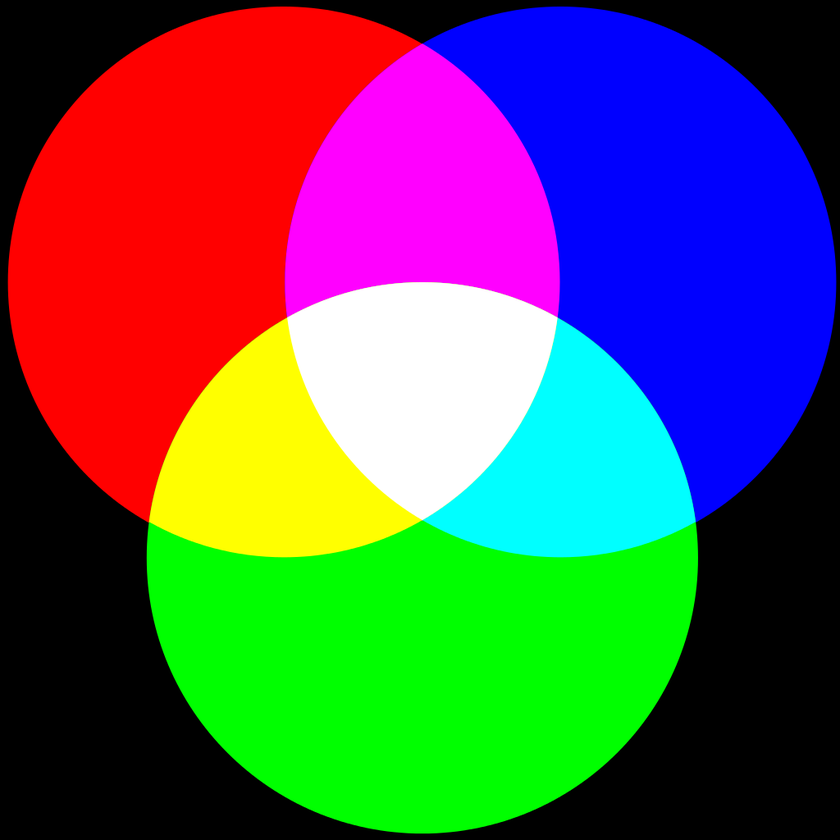
#> input picture Images/RGB.png, 840 x 840 px, shrunk from 1024 x 1024 before the run, found by its file name
$ python Coloured_histogram.py
#> lines starting #> are read from the running program, lines starting #| are printed output that depends on the picture
# import required libraries
import cv2
import numpy as np

# read the input color image
img = cv2.imread('Images\RGB.png')
#> img is the input picture: shape (840, 840, 3); mean B, G, R 86.2, 86.3, 86.3

# split the Blue, Green and Red color channels
blue,green,red = cv2.split(img)
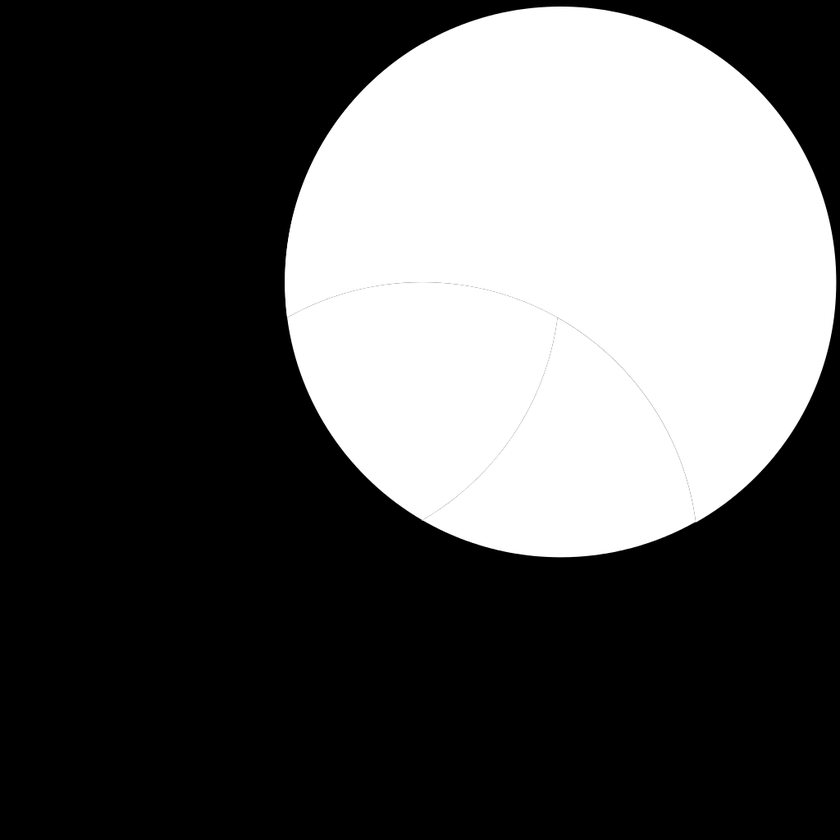
#> blue: shape (840, 840); min 0, max 255, mean 86.2
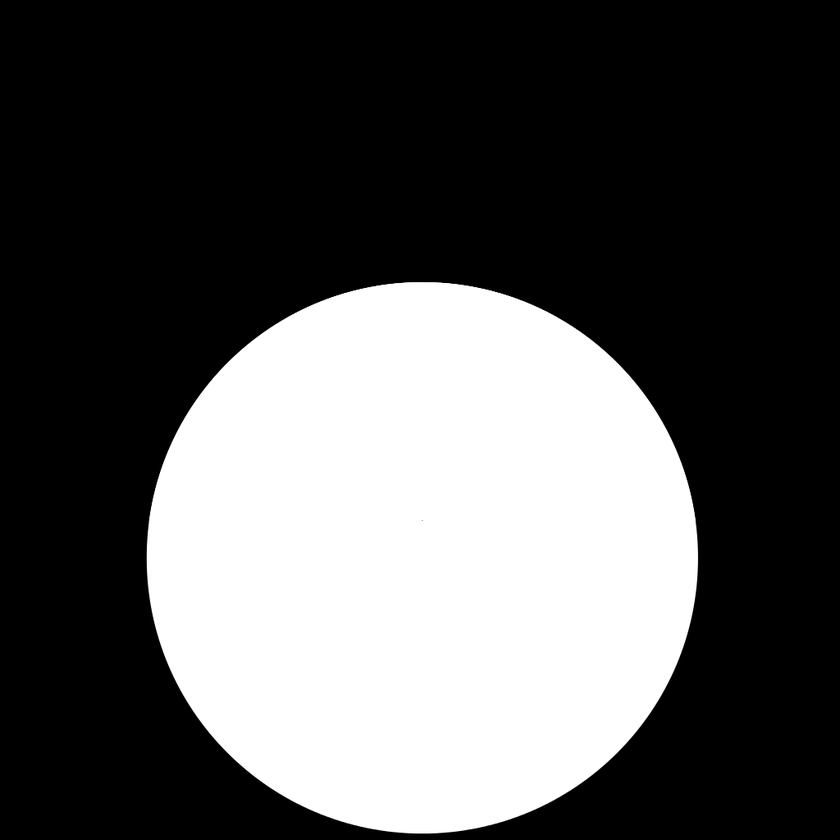
#> green: shape (840, 840); min 0, max 255, mean 86.3
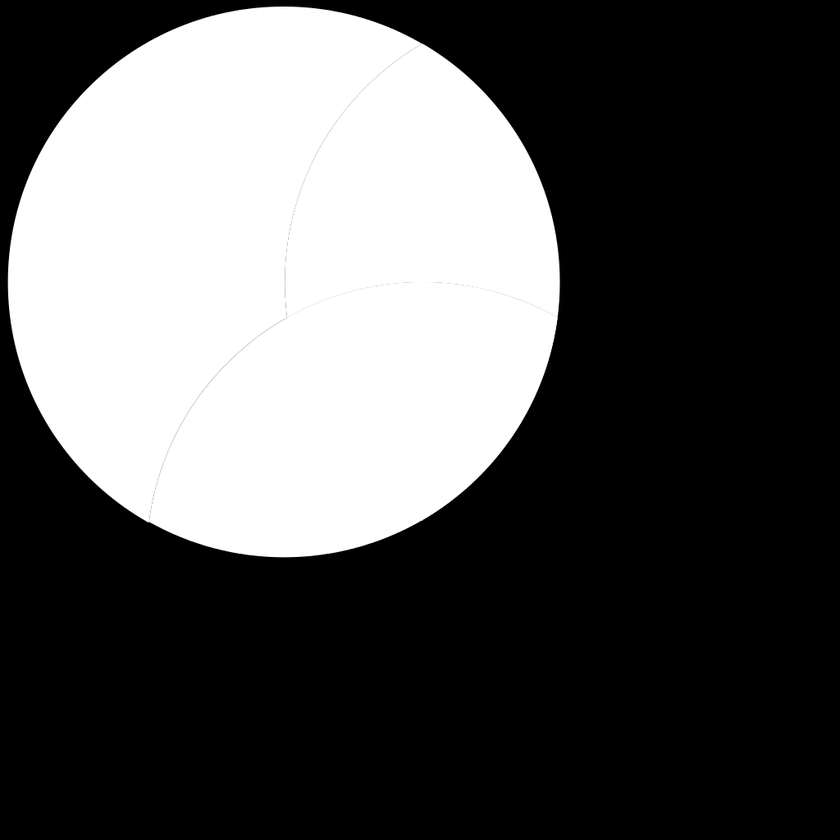
#> red: shape (840, 840); min 0, max 255, mean 86.3

# define channel having all zeros
zeros = np.zeros(blue.shape, np.uint8)

# merge zeros to make BGR image
blueBGR = cv2.merge([blue,zeros,zeros])
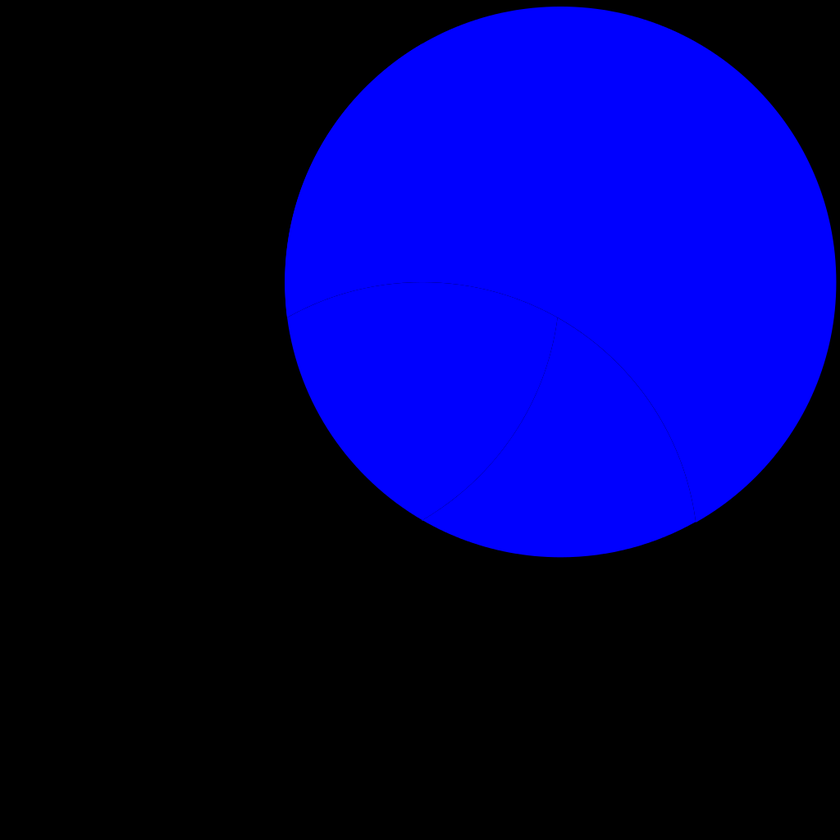
#> blueBGR: shape (840, 840, 3); mean of channels 0, 1, 2 86.2, 0, 0; drawn as B, G, R
greenBGR = cv2.merge([zeros,green,zeros])
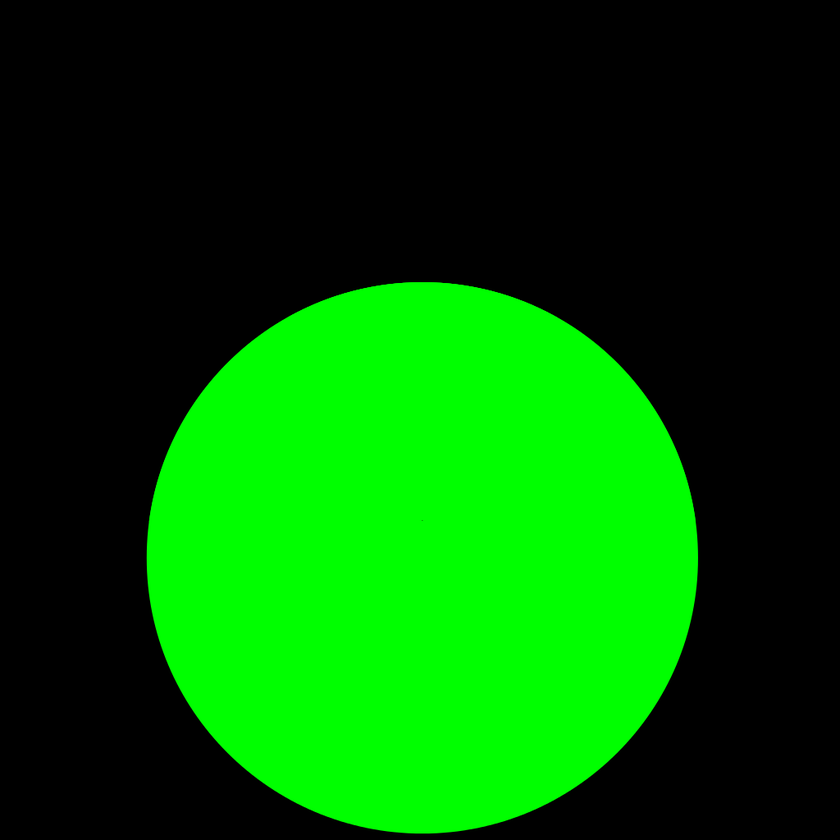
#> greenBGR: shape (840, 840, 3); mean of channels 0, 1, 2 0, 86.3, 0; drawn as B, G, R
redBGR = cv2.merge([zeros,zeros,red])
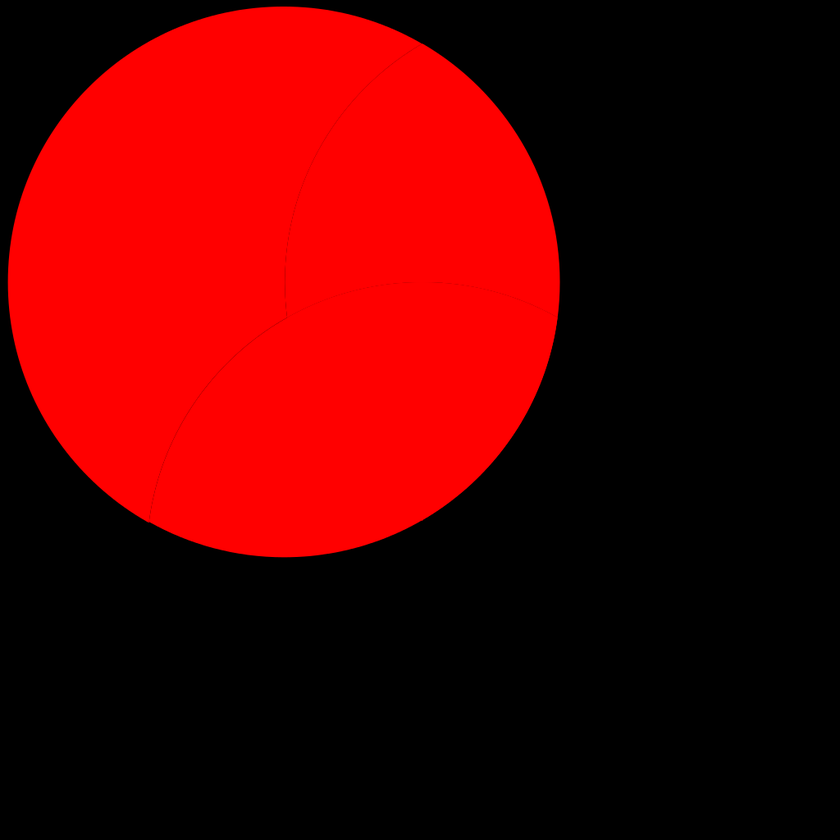
#> redBGR: shape (840, 840, 3); mean of channels 0, 1, 2 0, 0, 86.3; drawn as B, G, R

# display the three Blue, Green, and Red channels as BGR image
cv2.imshow('Blue Channel', blueBGR)
cv2.waitKey(0)
cv2.imshow('Green Channel', greenBGR)
cv2.waitKey(0)
cv2.imshow('Red Channel', redBGR)
cv2.waitKey(0)
cv2.destroyAllWindows()
